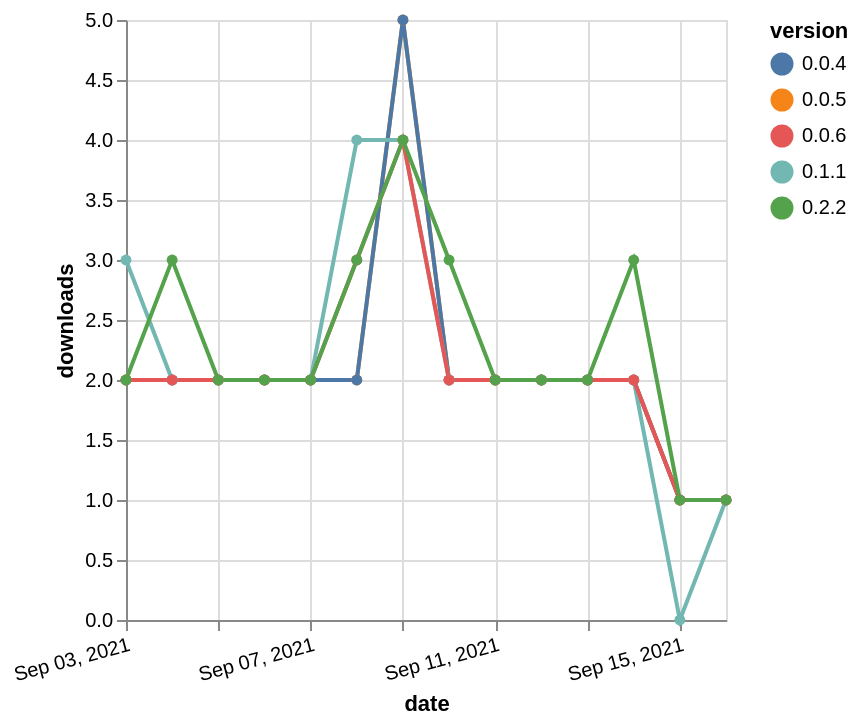

Describe this chart as a Vega-Lite specification.
### Vega-Lite specification from a JSON file in a GitHub repository (floating-point values rounded to 4 significant figures)
{"$schema": "https://vega.github.io/schema/vega-lite/v5.json", "description": "A simple bar chart with embedded data.", "data": {"values": [{"date": "2021-09-03", "total": 2721, "delta": 2, "version": "0.0.5"}, {"date": "2021-09-04", "total": 2723, "delta": 2, "version": "0.0.5"}, {"date": "2021-09-05", "total": 2725, "delta": 2, "version": "0.0.5"}, {"date": "2021-09-06", "total": 2727, "delta": 2, "version": "0.0.5"}, {"date": "2021-09-07", "total": 2729, "delta": 2, "version": "0.0.5"}, {"date": "2021-09-08", "total": 2731, "delta": 2, "version": "0.0.5"}, {"date": "2021-09-09", "total": 2736, "delta": 5, "version": "0.0.5"}, {"date": "2021-09-10", "total": 2738, "delta": 2, "version": "0.0.5"}, {"date": "2021-09-11", "total": 2740, "delta": 2, "version": "0.0.5"}, {"date": "2021-09-12", "total": 2742, "delta": 2, "version": "0.0.5"}, {"date": "2021-09-13", "total": 2744, "delta": 2, "version": "0.0.5"}, {"date": "2021-09-14", "total": 2746, "delta": 2, "version": "0.0.5"}, {"date": "2021-09-15", "total": 2747, "delta": 1, "version": "0.0.5"}, {"date": "2021-09-16", "total": 2748, "delta": 1, "version": "0.0.5"}, {"date": "2021-09-03", "total": 2737, "delta": 2, "version": "0.0.4"}, {"date": "2021-09-04", "total": 2739, "delta": 2, "version": "0.0.4"}, {"date": "2021-09-05", "total": 2741, "delta": 2, "version": "0.0.4"}, {"date": "2021-09-06", "total": 2743, "delta": 2, "version": "0.0.4"}, {"date": "2021-09-07", "total": 2745, "delta": 2, "version": "0.0.4"}, {"date": "2021-09-08", "total": 2747, "delta": 2, "version": "0.0.4"}, {"date": "2021-09-09", "total": 2752, "delta": 5, "version": "0.0.4"}, {"date": "2021-09-10", "total": 2754, "delta": 2, "version": "0.0.4"}, {"date": "2021-09-11", "total": 2756, "delta": 2, "version": "0.0.4"}, {"date": "2021-09-12", "total": 2758, "delta": 2, "version": "0.0.4"}, {"date": "2021-09-13", "total": 2760, "delta": 2, "version": "0.0.4"}, {"date": "2021-09-14", "total": 2762, "delta": 2, "version": "0.0.4"}, {"date": "2021-09-15", "total": 2763, "delta": 1, "version": "0.0.4"}, {"date": "2021-09-16", "total": 2764, "delta": 1, "version": "0.0.4"}, {"date": "2021-09-03", "total": 3078, "delta": 3, "version": "0.1.1"}, {"date": "2021-09-04", "total": 3080, "delta": 2, "version": "0.1.1"}, {"date": "2021-09-05", "total": 3082, "delta": 2, "version": "0.1.1"}, {"date": "2021-09-06", "total": 3084, "delta": 2, "version": "0.1.1"}, {"date": "2021-09-07", "total": 3086, "delta": 2, "version": "0.1.1"}, {"date": "2021-09-08", "total": 3090, "delta": 4, "version": "0.1.1"}, {"date": "2021-09-09", "total": 3094, "delta": 4, "version": "0.1.1"}, {"date": "2021-09-10", "total": 3096, "delta": 2, "version": "0.1.1"}, {"date": "2021-09-11", "total": 3098, "delta": 2, "version": "0.1.1"}, {"date": "2021-09-12", "total": 3100, "delta": 2, "version": "0.1.1"}, {"date": "2021-09-13", "total": 3102, "delta": 2, "version": "0.1.1"}, {"date": "2021-09-14", "total": 3104, "delta": 2, "version": "0.1.1"}, {"date": "2021-09-15", "total": 3104, "delta": 0, "version": "0.1.1"}, {"date": "2021-09-16", "total": 3105, "delta": 1, "version": "0.1.1"}, {"date": "2021-09-03", "total": 2737, "delta": 2, "version": "0.0.6"}, {"date": "2021-09-04", "total": 2739, "delta": 2, "version": "0.0.6"}, {"date": "2021-09-05", "total": 2741, "delta": 2, "version": "0.0.6"}, {"date": "2021-09-06", "total": 2743, "delta": 2, "version": "0.0.6"}, {"date": "2021-09-07", "total": 2745, "delta": 2, "version": "0.0.6"}, {"date": "2021-09-08", "total": 2748, "delta": 3, "version": "0.0.6"}, {"date": "2021-09-09", "total": 2752, "delta": 4, "version": "0.0.6"}, {"date": "2021-09-10", "total": 2754, "delta": 2, "version": "0.0.6"}, {"date": "2021-09-11", "total": 2756, "delta": 2, "version": "0.0.6"}, {"date": "2021-09-12", "total": 2758, "delta": 2, "version": "0.0.6"}, {"date": "2021-09-13", "total": 2760, "delta": 2, "version": "0.0.6"}, {"date": "2021-09-14", "total": 2762, "delta": 2, "version": "0.0.6"}, {"date": "2021-09-15", "total": 2763, "delta": 1, "version": "0.0.6"}, {"date": "2021-09-16", "total": 2764, "delta": 1, "version": "0.0.6"}, {"date": "2021-09-03", "total": 2832, "delta": 2, "version": "0.2.2"}, {"date": "2021-09-04", "total": 2835, "delta": 3, "version": "0.2.2"}, {"date": "2021-09-05", "total": 2837, "delta": 2, "version": "0.2.2"}, {"date": "2021-09-06", "total": 2839, "delta": 2, "version": "0.2.2"}, {"date": "2021-09-07", "total": 2841, "delta": 2, "version": "0.2.2"}, {"date": "2021-09-08", "total": 2844, "delta": 3, "version": "0.2.2"}, {"date": "2021-09-09", "total": 2848, "delta": 4, "version": "0.2.2"}, {"date": "2021-09-10", "total": 2851, "delta": 3, "version": "0.2.2"}, {"date": "2021-09-11", "total": 2853, "delta": 2, "version": "0.2.2"}, {"date": "2021-09-12", "total": 2855, "delta": 2, "version": "0.2.2"}, {"date": "2021-09-13", "total": 2857, "delta": 2, "version": "0.2.2"}, {"date": "2021-09-14", "total": 2860, "delta": 3, "version": "0.2.2"}, {"date": "2021-09-15", "total": 2861, "delta": 1, "version": "0.2.2"}, {"date": "2021-09-16", "total": 2862, "delta": 1, "version": "0.2.2"}]}, "width": "container", "mark": {"type": "line", "point": {"filled": true}}, "encoding": {"x": {"field": "date", "type": "temporal", "timeUnit": "yearmonthdate", "title": "date", "axis": {"labelAngle": -15}}, "y": {"field": "delta", "type": "quantitative", "title": "downloads"}, "color": {"field": "version", "type": "nominal"}, "tooltip": {"field": "delta"}}}
